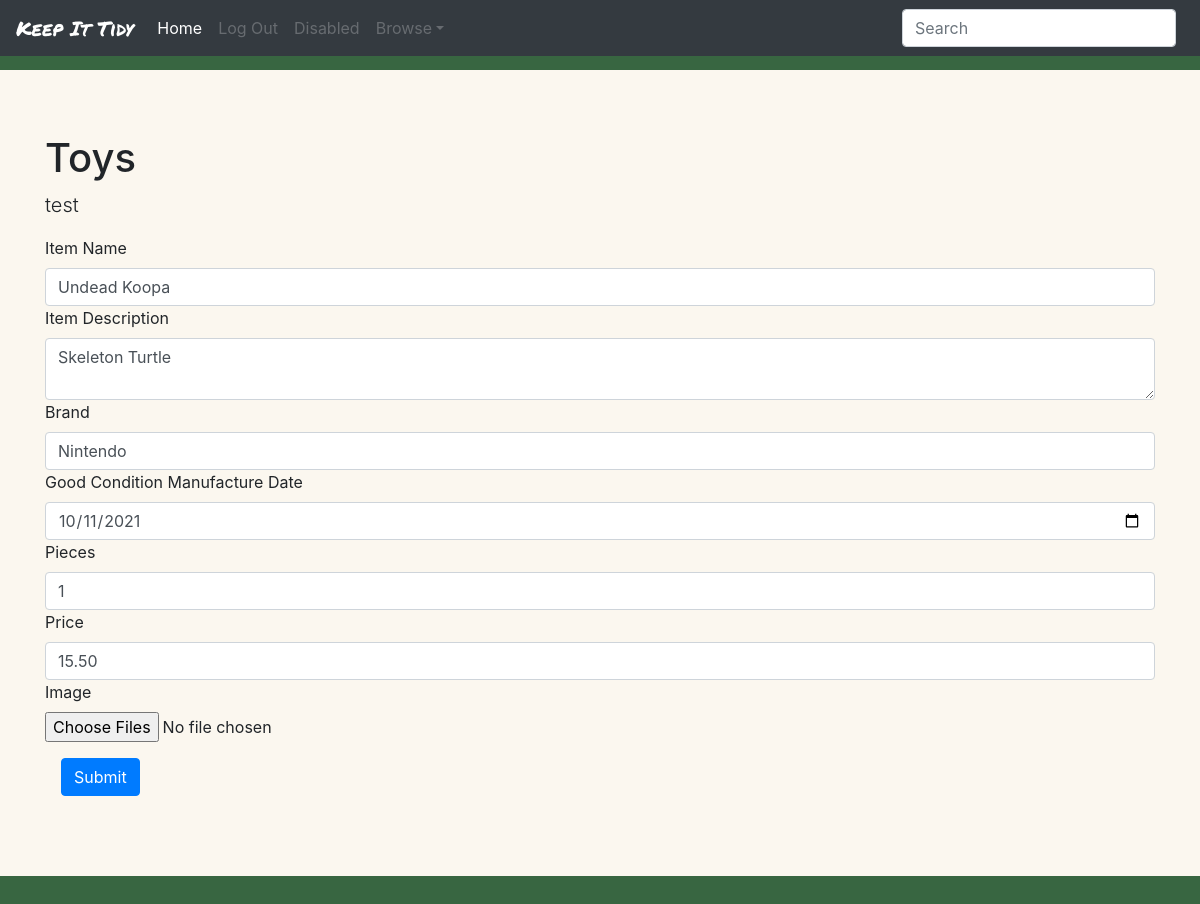
Page /edit_item/3934 on the committed database.
### KeepItTidy/models.py (models this page shows, shortened)
class Collection(models.Model):
	user = models.ForeignKey(User, on_delete=models.CASCADE, related_name="collection")
	name = models.CharField(max_length=200)
	description = models.CharField(max_length=200)

class Item(models.Model):
	name = models.CharField(max_length=200, default="item_name")
	description = models.TextField(max_length=400, null=True)
	user = models.ForeignKey(User, on_delete=models.CASCADE, related_name="item")
	collection = models.ForeignKey(Collection, on_delete=models.CASCADE, related_name="item")
	def get_fields(self):
		fields = {"id": self.id, "name": self.name, "description": self.description, "col_id": self.collection.id}
		text_fields = TextField.objects.filter(item=self)
		if len(text_fields) > 0:
			for i in text_fields:
				fields[i.name] = i.text
		boolean_fields = BooleanField.objects.filter(item=self)
		if len(boolean_fields) > 0:
			for i in boolean_fields:
				fields[i.name] = i.boolean
		date_fields = DateField.objects.filter(item=self)
		if len(date_fields) > 0:
			for i in date_fields:
				fields[i.name] = i.date.strftime("%Y-%m-%d")
		number_fields = NumberField.objects.filter(item=self)
		if len(number_fields) > 0:
			for i in number_fields:
				fields[i.name] = i.number
		decimal_fields = DecimalField.objects.filter(item=self)
		if len(decimal_fields) > 0:
			for i in decimal_fields:
				fields[i.name] = i.decimal
		image_fields = ImageField.objects.filter(item=self)
		if len(image_fields) > 0:
			image_urls = []
			for i in image_fields:
				image_urls.append(i.image.url)
			fields[i.name] = image_urls # This dictionary object will return an array of urls
		else:
			fields["img_missing"] = []
		return fields

class FieldNameTypePair(models.Model):
	dictionary = models.ForeignKey(FieldDict, on_delete=models.CASCADE, related_name="name_type_pair")
	field_name = models.CharField(max_length=200)
	field_type = models.CharField(max_length=200)

class TextField(models.Model):
	name = models.CharField(max_length=200)
	collection = models.ForeignKey(Collection, on_delete=models.CASCADE, related_name="text_field")
	item = models.ForeignKey(Item, on_delete=models.CASCADE, related_name="text_field")
	text = models.CharField(max_length=500)

class DecimalField(models.Model):
	name = models.CharField(max_length=200)
	collection = models.ForeignKey(Collection, on_delete=models.CASCADE, related_name="decimal_field")
	item = models.ForeignKey(Item, on_delete=models.CASCADE, related_name="decimal_field")
	decimal = models.DecimalField(max_digits=1000, decimal_places=2)

### KeepItTidy/views.py (the view)
# urls.py: path("edit_item/<int:item_id>", views.edit_item, name="edit_item"),
def edit_item(request, item_id):
	current_user = request.user
	item = Item.objects.get(id=item_id)
	collection = Collection.objects.get(id=item.collection.id)
	remove_imgs = request.POST.get('removeCurrentImgs', False)
	field_dict = FieldDict.objects.get(collection=collection)
	fields = FieldNameTypePair.objects.filter(dictionary=field_dict)
	if request.method == "POST":
		if item.get_fields()['name'] == request.POST['itemName']:
			print("\nName hasn't changed\n")
		else:
			print("\nName has changed\n")
			item.name = request.POST['itemName']
			item.save()
		if item.get_fields()['description'] == request.POST['itemDescription']:
			print("\nDescription hasn't changed\n")
		else:
			print("\nDescription hasn't changed\n")
			item.description = request.POST['itemDescription']
			item.save()
		posts = request.POST.items()
		for key, value in posts:
			if key != 'itemName' and key != 'itemDescription':
				print(f"{key}: {value}")
				field_name = key.split(" / ")[0]
				field_type = key.split(" / ")[-1]
				create_field_obj(item, value, field_type, field_name, collection)
		if remove_imgs:
			for i in ImageField.objects.filter(item=item):
				i.delete()
		if len(request.FILES) > 0:
			for i in request.FILES:
				file_name = i.split(" / ")[0]
				file_type = i.split(" / ")[-1]
				for file in request.FILES.getlist(i):
					if file_type == "image":
						image = file
						field_obj = ImageField(name=file_name, collection=collection, item=item, image=image)
						field_obj.save()
		return render(request, 'keepittidy/edit_item.html', {
			"images": ImageField.objects.filter(item=item),
			"item": item.get_fields(),
			"user": current_user,
			"collection": collection,
			"fields": fields
			})
	else:
		return render(request, 'keepittidy/edit_item.html', {
			"images": ImageField.objects.filter(item=item),
			"item": item.get_fields(),
			"user": current_user,
			"collection": collection,
			"fields": fields
			})

### KeepItTidy/templates/keepittidy/edit_item.html (shortened to what this page needs)
{% extends "keepittidy/layout.html" %}
{% load static %}
{% block body %}
<div id="collection" class="jumbotron jumbotron-fluid">
	<div class="container">
		<h1 class="display-5">{{ collection.name }}</h1>
		<p class="lead">{{ collection.description }}</p>
	</div>
	<div class="container">
		<form action="{% url 'edit_item' item.id %}" method="post" enctype="multipart/form-data">
			<label for=itemName>Item Name</label>
			<input type="text" class="form-control itemName" name="itemName" placeholder="Item Name" required="" value="{{item.name}}">
			<label for=itemDescription>Item Description</label>
			<textarea class="form-control itemDescription" name="itemDescription" placeholder="Item Name">{{item.description}}</textarea>
			{% for field in fields %}
		        <label for="{{field.field_name}}">{{field.field_name}}</label>
		        {% if field.field_type == "text" %}
		        	{% for key, value in item.items%}
			        	{% if key == field.field_name %}
			        		<input type="text" class="form-control {{field.field_type}}" name="{{field.field_name}} / {{field.field_type}}" placeholder={{field.field_type}} value="{{ value }}">
			        	{% endif %}
		        	{% endfor %}
		        {% elif field.field_type == "boolean" %}
		        	{% for key, value in item.items%}
			        	{% if key == field.field_name and value == False %}
			        		<div class="form-check">
			        			<input type="radio" class="form-check-input {{field.field_type}}" id="booleanYes" value="true" name="{{field.field_name}} / {{field.field_type}}">
			    				<label for="booleanYes">Yes</label>
			        		</div>
			    			<div class="form-check">
			    				<input type="radio" class="form-check-input {{field.field_type}}" id="booleanNo" value="false" name="{{field.field_name}} / {{field.field_type}}" checked>
			    				<label for="booleanNo">No</label>
			    			</div>
		        		{% elif key == field.field_name and value == True %}
		        			<div class="form-check">
			        			<input type="radio" class="form-check-input {{field.field_type}}" id="booleanYes" value="true" name="{{field.field_name}} / {{field.field_type}}"checked>
			    				<label for="booleanYes">Yes</label>
			        		</div>
			    			<div class="form-check">
			    				<input type="radio" class="form-check-input {{field.field_type}}" id="booleanNo" value="false" name="{{field.field_name}} / {{field.field_type}}">
			    				<label for="booleanNo">No</label>
			    			</div>
		        		{% endif %}
		        	{% endfor %}
		        {% elif field.field_type == "date" %}
		        	{% for key, value in item.items%}
			        	{% if key == field.field_name %}
			        		<div>
			        			<input type="date" class="form-control {{field.field_type}}" name="{{field.field_name}} / {{field.field_type}}" placeholder={{field.field_type}} required value="{{ value }}">
			        		</div>
			        	{% endif %}
		        	{% endfor %}
		        {% elif field.field_type == "number" %}
		        	{% for key, value in item.items%}
			        	{% if key == field.field_name %}
			        		<div>
			        			<input type="number" step="any" class="form-control {{field.field_type}}" name="{{field.field_name}} / {{field.field_type}}" placeholder={{field.field_type}} value="{{ value }}">
			        		</div>
			        	{% endif %}
		        	{% endfor %}
		        {% elif field.field_type == "decimal" %}
		        	{% for key, value in item.items%}
			        	{% if key == field.field_name %}
			        		<div>
			        			<input type="number" step=".01" class="form-control {{field.field_type}}" name="{{field.field_name}} / {{field.field_type}}" placeholder={{field.field_type}} value="{{ value }}">
			        		</div>
			        	{% endif %}
		        	{% endfor %}
		        {% endif %}
		    {% endfor %}
		    <div>
    			<input type="file" class="form-control-image" name="Fotografii / image" multiple>
    		</div>
		    <button type="submit" class="btn btn-primary">Submit</button>
		</form>
	</div>
</div>
{% endblock %}

### KeepItTidy/static/KeepItTidy/styles.css (style rules this page uses)
body { background-color: #386641; padding-top: 70px; }
.btn { margin: 1em; }
.jumbotron { background-color: #FBF7EF; }

### rows in the picture
Collection: name "Toys", description "test"
Item: itemName "Undead Koopa", itemDescription "Skeleton Turtle"
FieldNameTypePair: field_name "Brand"
TextField: item "Nintendo"
FieldNameTypePair: field_name "Good Condition"
FieldNameTypePair: field_name "Manufacture Date", item "10/11/2021"
FieldNameTypePair: field_name "Pieces", item "1"
FieldNameTypePair: field_name "Price"
DecimalField: item "15.50"
FieldNameTypePair: field_name "Image"
